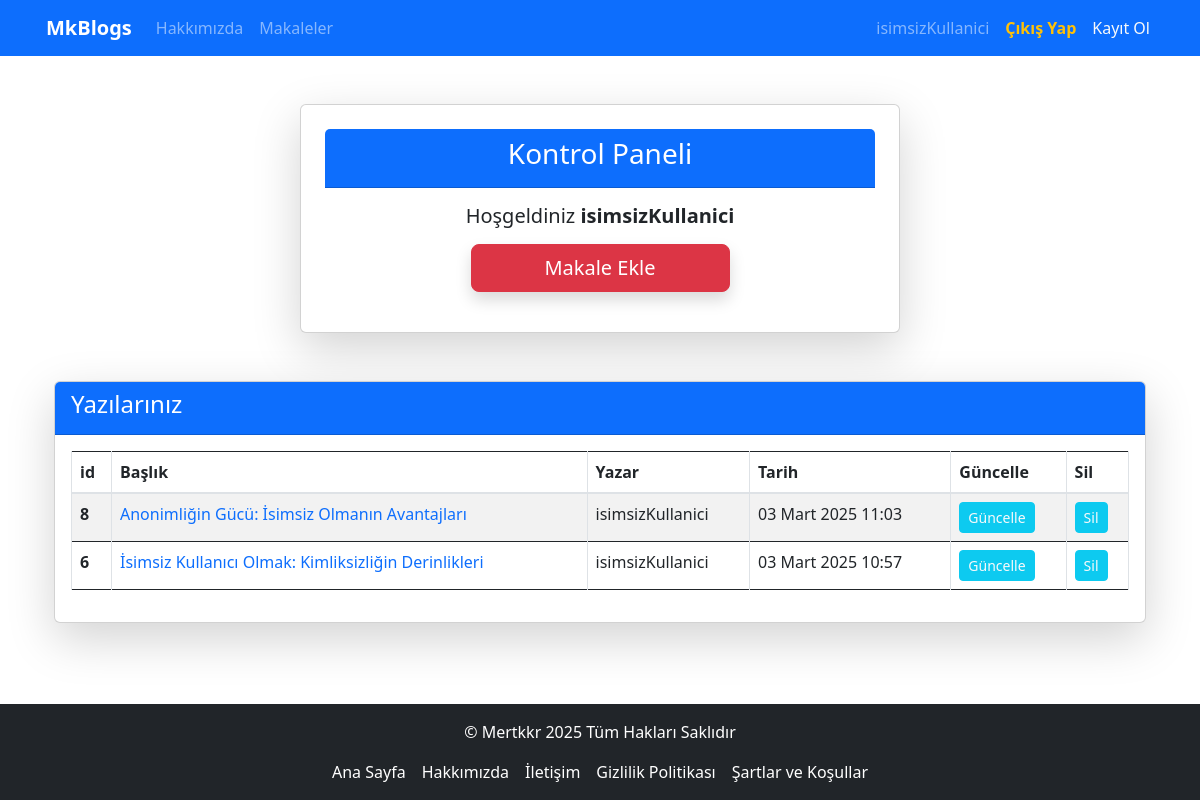
Screenshot of /blogs/dashboard/ (signed in) with the database file from the repository.
### blog/models.py (models this page shows, shortened)
class Blog(models.Model):
    author=models.ForeignKey("auth.User",on_delete=models.CASCADE,verbose_name="Yazar")
    title=models.CharField(max_length=70,verbose_name="başlık")
    content = CKEditor5Field("İçerik", config_name="default")  # CKEditor 5 kullanıldı
    created_date=models.DateTimeField(auto_now_add=True,verbose_name="Oluşturma Tarihi")
    blog_image=models.FileField(blank=True,null=True,verbose_name="Bloğa Fotoğraf Ekleyin.")
    class Meta:
        ordering= ['-created_date']

### blog/views.py (the view)
# urls.py: path('dashboard/',views.dashboard,name="dashboard"),
@login_required(login_url="user:login")
def dashboard(request):
    blogs = Blog.objects.filter(author=request.user)
    context= {
        "blogs":blogs
    }
    return render(request,"dashboard.html",context)

### templates/dashboard.html (shortened to what this page needs)
{% extends "layout.html" %}
{% block body %}
  <div class="container d-flex justify-content-center align-items-start">
    <div class="card shadow-lg p-4 rounded" style="width: 100%; max-width: 600px;">
        <div class="card-header bg-primary text-white text-center">
            <h3>Kontrol Paneli</h3>
        </div>
        <div class="card-body text-center">
            <h5 class="mb-3">Hoşgeldiniz <strong>{{request.user.username}}</strong></h5>
            <a href="{% url 'blog:addblog' %}" class="btn btn-danger btn-lg shadow w-50">Makale Ekle</a>
        </div>
    </div>
</div>
{% if blogs %}
<div class="container mt-5">
    <div class="card shadow-lg">
        <div class="card-header bg-primary text-white">
            <h4>Yazılarınız</h4>
        </div>
        <div class="card-body">
            <div class="table-responsive">
                <table class="table table-bordered table-striped">
                    <thead>
                        <tr>
                            <th scope="col">id</th>
                            <th scope="col">Başlık</th>
                            <th scope="col">Yazar</th>
                            <th scope="col">Tarih</th>
                            <th scope="col">Güncelle</th>
                            <th scope="col">Sil</th>
                        </tr>
                    </thead>
                    <tbody>
                        {% for blog in blogs %}
                        <tr>
                            <th scope="row"> {{blog.id}} </th>
                            <td><a style="text-decoration:none;" href="{% url 'blog:detail' blog.id %}"> {{blog.title}} </a> </td>
                            <td>{{blog.author.username}}</td>
                            <td>{{blog.created_date}}</td>
                            <td><a href="{% url 'blog:update' blog.id %}" class="btn btn-info btn-sm text-light">Güncelle</a></td>
                            <td><a href="{% url 'blog:delete' blog.id %}" class="btn btn-info btn-sm text-light">Sil</a></td>
                        </tr>
                        {% endfor %}
                    </tbody>
                </table>
            </div>
        </div>
    </div>
</div>
{% else %}
<div class="alert alert-danger mt-5">
    Henüz Bir Makaleniz Bulunmuyor.
</div>
{% endif %}
{% endblock body %}

### templates/includes/navbar.html (shortened to what this page needs)
<nav class="navbar navbar-expand-lg navbar-dark bg-primary">
  <div class="container">
    <a class="navbar-brand fw-bold ms-1" href="{% url 'index' %}">MkBlogs</a>
    <div class="collapse navbar-collapse justify-content-between text-center" id="navbarNav">
      <ul class="navbar-nav">
        <li class="nav-item">
          <a class="nav-link" href="{% url 'about' %}">Hakkımızda</a>
        </li>
        <li class="nav-item">
          <a class="nav-link" href="{% url 'blog:blogs' %}">Makaleler</a>
        </li>
      </ul>
      <ul class="navbar-nav">
        {% if request.user.is_authenticated %}
        <li class="nav-item">
          <a class="nav-link" href="{% url 'blog:dashboard' %}">{{ request.user.username }}</a>
        </li>
        <li class="nav-item">
          <a class="nav-link text-warning fw-bold" href="{% url 'user:logout' %}">Çıkış Yap</a>
        </li>
        {% else %}
        <li class="nav-item">
          <a class="nav-link" href="{% url 'user:login' %}">Giriş Yap</a>
        </li>
        {% endif %}
        <li class="nav-">
          <a class="nav-link btn btn-outline-success text-light " href="{% url 'user:register' %}">Kayıt Ol</a>
        </li>
      </ul>
    </div>
  </div>
</nav>

### rows the page displays
Blog: id "8", title "Anonimliğin Gücü: İsimsiz Olmanın Avantajları", author.username "isimsizKullanici", created_date "03 Mart 2025 11:03"
Blog: id "6", title "İsimsiz Kullanıcı Olmak: Kimliksizliğin Derinlikleri", author.username "isimsizKullanici", created_date "03 Mart 2025 10:57"

### other values shown
{{ request.user.username }} "isimsizKullanici"
